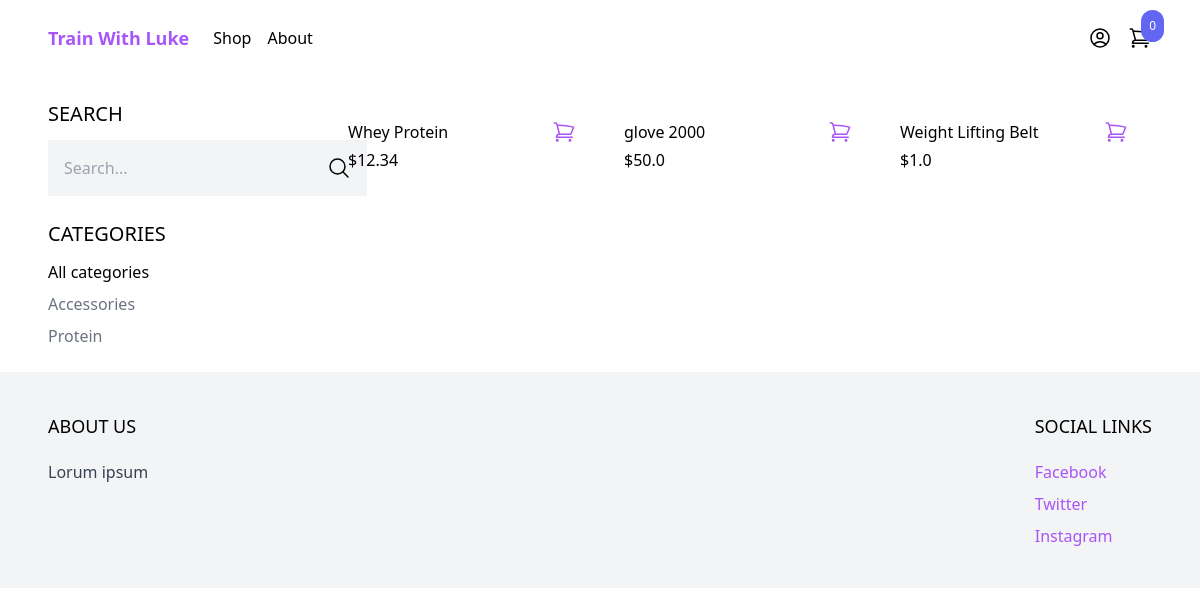
The app's page /shop/ with its own data.
### product/models.py (models this page shows, shortened)
class Category(models.Model):
    name = models.CharField(max_length=255)
    slug = models.SlugField()
    class Meta:
        ordering = ('name',)

class Product(models.Model):
    category = models.ForeignKey(Category, related_name='products', on_delete=models.CASCADE)
    name = models.CharField(max_length=255)
    slug = models.SlugField()
    description = models.TextField(blank=True, null=True)
    price = models.IntegerField()
    created_at = models.DateTimeField(auto_now_add=True)
    class Meta:
        ordering = ('-created_at',)
    def get_display_price(self):
        return self.price / 100

### core/views.py (the view)
# urls.py: path('shop/', shop, name='shop'),
def shop(request):
    categories = Category.objects.all()
    products = Product.objects.all()
    active_category = request.GET.get('category', '')
    if active_category:
        products = products.filter(category__slug=active_category)
    query = request.GET.get('query', '')
    if query:
        products = products.filter(Q(name__icontains=query) | Q(description__icontains=query))
    context = {
        'categories': categories,
        'products': products,
        'active_category': active_category,
    }
    return render(request, 'core/shop.html', context)

### cart/cart.py (called while the page is built)
    def __len__(self):
        return sum(item['quantity'] for item in self.cart.values())

### cart/context_processors.py (called while the page is built)
def cart(request):
    return {'cart': Cart(request)}

### core/templates/core/shop.html
{% extends 'core/base.html' %}
{% block content %}
<div class="max-w-6xl mx-auto flex flex-wrap items-start py-6 px-6 xl:px-0">
    <div class="filters w-full lg:w-1/4">
        <h3 class="mb-3 text-xl uppercase">Search</h3>
        <form method="get" action=".">
            <div class="flex">
                <input type="text" name="query" class="p-4 bg-gray-100 bg-0" placeholder="Search...">
                <button class="p-4 bg-gray-100 border-0">
                    <svg xmlns="http://www.w3.org/2000/svg" fill="none" viewBox="0 0 24 24" stroke-width="1.5" stroke="currentColor" class="w-6 h-6">
                        <path stroke-linecap="round" stroke-linejoin="round" d="M21 21l-5.197-5.197m0 0A7.5 7.5 0 105.196 5.196a7.5 7.5 0 0010.607 10.607z" />
                      </svg>
                </button>
            </div>
        </form>
        <h3 class="mt-6 mb-3 text-xl uppercase">Categories</h3>
        <ul class="space-y-2">
            <li><a href="{% url 'shop' %}" class="{% url 'shop' %}?category={{ category.slug }}" class="{% if not active_category %}text-purple-500 {% else %} text-gray-500 {% endif %}">All categories</a></li>
            {% for category in categories%}
            <li><a href="{% url 'shop' %}?category={{ category.slug }}" class="{% if category.slug == active_category %}text-purple-500 {% else %} text-gray-500 {% endif %}">{{ category.name }}</a></li>
            {% endfor %}
        </ul>
    </div>
    <div class="products w-full lg:w-3/4 -mt-4 flex items-center flex-wrap">
        {% for product in products %}
            {% include 'product/partials/product_list_item.html' %}
        {% endfor %}
    </div>
</div>
{% endblock %}

### product/templates/product/partials/product_list_item.html (shortened to what this page needs)
<div class="w-full md:w-1/3 xl:w-1/4 p-6">
    <div class="pt-3 flex items-center justify-between">
        <a href="{% url 'product' product.slug %}">{{product.name}}</a>
        <a href="{% url 'product' product.slug %}" class="text-purple-500 hover:text-purple-800">
        </a>
    </div>
    <p class="pt-1 text-grey-400">${{ product.get_display_price }}</p>
</div>

### records on screen
Category: name "Accessories"
Category: name "Protein"
Product: name "Whey Protein", get_display_price "12.34"
Product: name "glove 2000", get_display_price "50.0"
Product: name "Weight Lifting Belt", get_display_price "1.0"

### other values on screen
{{ cart|length }} "0"
